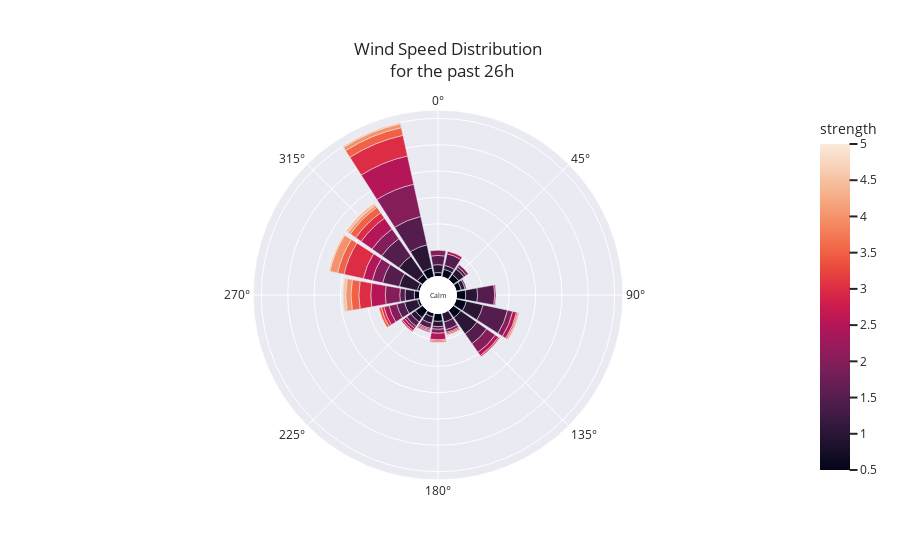

The notebook cell this image was saved under:
### Code cell
# plot wind at 3m pole inlet
plot_wind_rose(df,6)

### Figure 1 — Plotly figure (JSON) as saved in the notebook; plotly's stock layout.template omitted (floating-point values rounded to 4 significant figures)
{"data": [{"hovertemplate": "count=%{r}<br>cardinal_direction=%{theta}<br>strength=%{marker.color}<extra></extra>", "legendgroup": "", "marker": {"color": [0.5, 0.5, 0.5, 0.5, 0.5, 0.5, 0.5, 0.5, 0.5, 0.5, 0.5, 0.5, 0.5, 0.5, 0.5, 1, 1, 1, 1, 1, 1, 1, 1, 1, 1, 1, 1, 1, 1, 1, 1, 1.5, 1.5, 1.5, 1.5, 1.5, 1.5, 1.5, 1.5, 1.5, 1.5, 1.5, 1.5, 1.5, 1.5, 1.5, 1.5, 2, 2, 2, 2, 2, 2, 2, 2, 2, 2, 2, 2, 2, 2.5, 2.5, 2.5, 2.5, 2.5, 2.5, 2.5, 2.5, 2.5, 2.5, 2.5, 2.5, 2.5, 3, 3, 3, 3, 3, 3, 3, 3, 3, 3, 3.5, 3.5, 3.5, 3.5, 3.5, 3.5, 3.5, 4, 4, 4, 4, 4, 4.5, 4.5, 4.5, 4.5, 5, 5, 5], "coloraxis": "coloraxis", "pattern": {"shape": ""}}, "name": "", "r": [5, 4, 6, 2, 4, 3, 3, 7, 7, 6, 5, 8, 7, 7, 2, 17, 3, 4, 5, 15, 10, 7, 18, 6, 4, 3, 5, 13, 7, 14, 9, 9, 19, 2, 6, 9, 13, 13, 16, 2, 1, 6, 4, 4, 4, 22, 7, 8, 9, 4, 2, 8, 1, 25, 11, 2, 6, 2, 3, 4, 5, 1, 3, 22, 10, 4, 3, 1, 7, 1, 2, 11, 2, 1, 1, 16, 9, 2, 1, 1, 1, 15, 5, 1, 5, 6, 1, 6, 5, 2, 6, 2, 3, 4, 1, 1, 2, 1, 2, 1, 1, 1], "showlegend": false, "subplot": "polar", "theta": [315, 67.5, 180, 247.5, 270, 202.5, 0, 337.5, 225, 22.5, 45, 112.5, 135, 90, 292.5, 315, 67.5, 180, 202.5, 135, 247.5, 270, 337.5, 0, 225, 22.5, 45, 112.5, 157.5, 292.5, 90, 22.5, 112.5, 45, 157.5, 135, 90, 292.5, 315, 180, 67.5, 247.5, 270, 202.5, 225, 337.5, 0, 292.5, 315, 0, 157.5, 135, 202.5, 337.5, 270, 45, 247.5, 225, 180, 112.5, 180, 90, 135, 337.5, 315, 247.5, 112.5, 157.5, 292.5, 202.5, 22.5, 270, 225, 202.5, 135, 337.5, 270, 247.5, 225, 180, 112.5, 292.5, 315, 157.5, 292.5, 270, 180, 337.5, 315, 247.5, 292.5, 315, 337.5, 270, 112.5, 337.5, 315, 292.5, 270, 315, 247.5, 292.5], "type": "barpolar"}], "layout": {"annotations": [{"font": {"size": 7}, "showarrow": false, "text": "Calm", "x": 0.5, "y": 0.5}], "barmode": "relative", "coloraxis": {"colorbar": {"title": {"text": "strength"}}, "colorscale": [[0, "rgb(2,4,25)"], [0.0625, "rgb(24,15,41)"], [0.125, "rgb(47,23,57)"], [0.1875, "rgb(71,28,72)"], [0.25, "rgb(97,30,82)"], [0.3125, "rgb(123,30,89)"], [0.375, "rgb(150,27,91)"], [0.4375, "rgb(177,22,88)"], [0.5, "rgb(203,26,79)"], [0.5625, "rgb(223,47,67)"], [0.625, "rgb(236,76,61)"], [0.6875, "rgb(242,107,73)"], [0.75, "rgb(244,135,95)"], [0.8125, "rgb(245,162,122)"], [0.875, "rgb(246,188,153)"], [0.9375, "rgb(247,212,187)"], [1, "rgb(250,234,220)"]]}, "legend": {"font": {"size": 14}, "orientation": "h", "tracegroupgap": 0, "x": 0.5, "xanchor": "center", "y": -0.1, "yanchor": "middle"}, "margin": {"t": 110}, "polar": {"angularaxis": {"direction": "clockwise", "rotation": 90}, "domain": {"x": [0, 1], "y": [0, 1]}, "hole": 0.1, "radialaxis": {"linewidth": 0, "showticklabels": false, "ticks": ""}}, "title": {"text": "Wind Speed Distribution <br> for the past 26h", "xanchor": "center", "yanchor": "top"}}}
